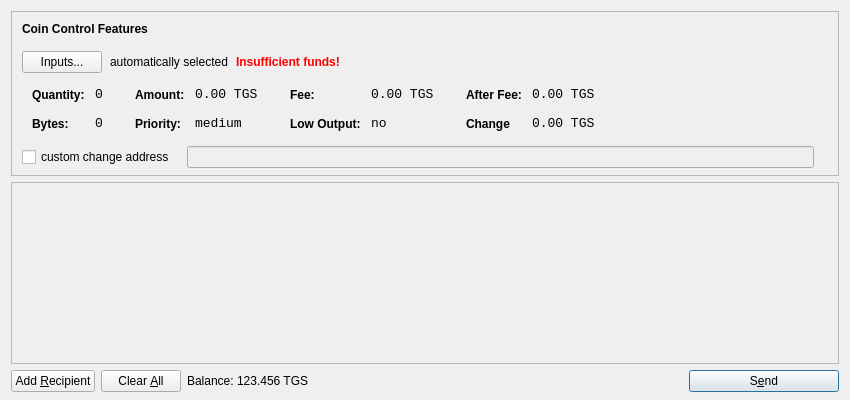
<?xml version="1.0" encoding="UTF-8"?>
<ui version="4.0">
 <class>SendCoinsDialog</class>
 <widget class="QDialog" name="SendCoinsDialog">
  <property name="geometry">
   <rect>
    <x>0</x>
    <y>0</y>
    <width>850</width>
    <height>400</height>
   </rect>
  </property>
  <property name="windowTitle">
   <string>Send Coins</string>
  </property>
  <layout class="QVBoxLayout" name="verticalLayout" stretch="0,1,0">
   <property name="bottomMargin">
    <number>8</number>
   </property>
   <item>
    <widget class="QFrame" name="frameCoinControl">
     <property name="sizePolicy">
      <sizepolicy hsizetype="Expanding" vsizetype="Expanding">
       <horstretch>0</horstretch>
       <verstretch>0</verstretch>
      </sizepolicy>
     </property>
     <property name="maximumSize">
      <size>
       <width>16777215</width>
       <height>16777215</height>
      </size>
     </property>
     <property name="frameShape">
      <enum>QFrame::StyledPanel</enum>
     </property>
     <property name="frameShadow">
      <enum>QFrame::Sunken</enum>
     </property>
     <layout class="QVBoxLayout" name="verticalLayoutCoinControl2">
      <property name="spacing">
       <number>-1</number>
      </property>
      <property name="leftMargin">
       <number>0</number>
      </property>
      <property name="topMargin">
       <number>0</number>
      </property>
      <property name="rightMargin">
       <number>0</number>
      </property>
      <property name="bottomMargin">
       <number>6</number>
      </property>
      <item>
       <layout class="QVBoxLayout" name="verticalLayoutCoinControl" stretch="0,0,0,0,1">
        <property name="spacing">
         <number>0</number>
        </property>
        <property name="leftMargin">
         <number>10</number>
        </property>
        <property name="topMargin">
         <number>10</number>
        </property>
        <item>
         <layout class="QHBoxLayout" name="horizontalLayoutCoinControl1">
          <property name="bottomMargin">
           <number>15</number>
          </property>
          <item>
           <widget class="QLabel" name="labelCoinControlFeatures">
            <property name="sizePolicy">
             <sizepolicy hsizetype="Preferred" vsizetype="Maximum">
              <horstretch>0</horstretch>
              <verstretch>0</verstretch>
             </sizepolicy>
            </property>
            <property name="font">
             <font>
              <weight>75</weight>
              <bold>true</bold>
             </font>
            </property>
            <property name="styleSheet">
             <string notr="true">font-weight:bold;</string>
            </property>
            <property name="text">
             <string>Coin Control Features</string>
            </property>
           </widget>
          </item>
         </layout>
        </item>
        <item>
         <layout class="QHBoxLayout" name="horizontalLayoutCoinControl2" stretch="0,0,0,0">
          <property name="spacing">
           <number>8</number>
          </property>
          <property name="bottomMargin">
           <number>10</number>
          </property>
          <item>
           <widget class="QPushButton" name="pushButtonCoinControl">
            <property name="styleSheet">
             <string notr="true"/>
            </property>
            <property name="text">
             <string>Inputs...</string>
            </property>
           </widget>
          </item>
          <item>
           <widget class="QLabel" name="labelCoinControlAutomaticallySelected">
            <property name="text">
             <string>automatically selected</string>
            </property>
            <property name="margin">
             <number>5</number>
            </property>
           </widget>
          </item>
          <item>
           <widget class="QLabel" name="labelCoinControlInsuffFunds">
            <property name="font">
             <font>
              <weight>75</weight>
              <bold>true</bold>
             </font>
            </property>
            <property name="styleSheet">
             <string notr="true">color:red;font-weight:bold;</string>
            </property>
            <property name="text">
             <string>Insufficient funds!</string>
            </property>
            <property name="margin">
             <number>5</number>
            </property>
           </widget>
          </item>
          <item>
           <spacer name="horizontalSpacerCoinControl">
            <property name="orientation">
             <enum>Qt::Horizontal</enum>
            </property>
            <property name="sizeHint" stdset="0">
             <size>
              <width>40</width>
              <height>1</height>
             </size>
            </property>
           </spacer>
          </item>
         </layout>
        </item>
        <item>
         <widget class="QWidget" name="widgetCoinControl" native="true">
          <property name="sizePolicy">
           <sizepolicy hsizetype="Preferred" vsizetype="Preferred">
            <horstretch>0</horstretch>
            <verstretch>0</verstretch>
           </sizepolicy>
          </property>
          <property name="minimumSize">
           <size>
            <width>0</width>
            <height>0</height>
           </size>
          </property>
          <property name="styleSheet">
           <string notr="true"/>
          </property>
          <layout class="QHBoxLayout" name="horizontalLayoutCoinControl5">
           <property name="margin">
            <number>0</number>
           </property>
           <item>
            <layout class="QHBoxLayout" name="horizontalLayoutCoinControl3" stretch="0,0,0,1">
             <property name="spacing">
              <number>20</number>
             </property>
             <property name="topMargin">
              <number>0</number>
             </property>
             <property name="bottomMargin">
              <number>10</number>
             </property>
             <item>
              <layout class="QFormLayout" name="formLayoutCoinControl1">
               <property name="horizontalSpacing">
                <number>10</number>
               </property>
               <property name="verticalSpacing">
                <number>14</number>
               </property>
               <property name="leftMargin">
                <number>10</number>
               </property>
               <property name="topMargin">
                <number>4</number>
               </property>
               <property name="rightMargin">
                <number>6</number>
               </property>
               <item row="0" column="0">
                <widget class="QLabel" name="labelCoinControlQuantityText">
                 <property name="styleSheet">
                  <string notr="true">font-weight:bold;</string>
                 </property>
                 <property name="text">
                  <string>Quantity:</string>
                 </property>
                 <property name="margin">
                  <number>0</number>
                 </property>
                </widget>
               </item>
               <item row="0" column="1">
                <widget class="QLabel" name="labelCoinControlQuantity">
                 <property name="font">
                  <font>
                   <family>Monospace</family>
                   <pointsize>10</pointsize>
                  </font>
                 </property>
                 <property name="cursor">
                  <cursorShape>IBeamCursor</cursorShape>
                 </property>
                 <property name="contextMenuPolicy">
                  <enum>Qt::ActionsContextMenu</enum>
                 </property>
                 <property name="text">
                  <string>0</string>
                 </property>
                 <property name="margin">
                  <number>0</number>
                 </property>
                 <property name="textInteractionFlags">
                  <set>Qt::LinksAccessibleByMouse|Qt::TextSelectableByKeyboard|Qt::TextSelectableByMouse</set>
                 </property>
                </widget>
               </item>
               <item row="1" column="0">
                <widget class="QLabel" name="labelCoinControlBytesText">
                 <property name="styleSheet">
                  <string notr="true">font-weight:bold;</string>
                 </property>
                 <property name="text">
                  <string>Bytes:</string>
                 </property>
                </widget>
               </item>
               <item row="1" column="1">
                <widget class="QLabel" name="labelCoinControlBytes">
                 <property name="font">
                  <font>
                   <family>Monospace</family>
                   <pointsize>10</pointsize>
                  </font>
                 </property>
                 <property name="cursor">
                  <cursorShape>IBeamCursor</cursorShape>
                 </property>
                 <property name="contextMenuPolicy">
                  <enum>Qt::ActionsContextMenu</enum>
                 </property>
                 <property name="text">
                  <string>0</string>
                 </property>
                 <property name="textInteractionFlags">
                  <set>Qt::LinksAccessibleByMouse|Qt::TextSelectableByKeyboard|Qt::TextSelectableByMouse</set>
                 </property>
                </widget>
               </item>
              </layout>
             </item>
             <item>
              <layout class="QFormLayout" name="formLayoutCoinControl2">
               <property name="horizontalSpacing">
                <number>10</number>
               </property>
               <property name="verticalSpacing">
                <number>14</number>
               </property>
               <property name="leftMargin">
                <number>6</number>
               </property>
               <property name="topMargin">
                <number>4</number>
               </property>
               <property name="rightMargin">
                <number>6</number>
               </property>
               <item row="0" column="0">
                <widget class="QLabel" name="labelCoinControlAmountText">
                 <property name="styleSheet">
                  <string notr="true">font-weight:bold;</string>
                 </property>
                 <property name="text">
                  <string>Amount:</string>
                 </property>
                 <property name="margin">
                  <number>0</number>
                 </property>
                </widget>
               </item>
               <item row="0" column="1">
                <widget class="QLabel" name="labelCoinControlAmount">
                 <property name="font">
                  <font>
                   <family>Monospace</family>
                   <pointsize>10</pointsize>
                  </font>
                 </property>
                 <property name="cursor">
                  <cursorShape>IBeamCursor</cursorShape>
                 </property>
                 <property name="contextMenuPolicy">
                  <enum>Qt::ActionsContextMenu</enum>
                 </property>
                 <property name="text">
                  <string>0.00 TGS</string>
                 </property>
                 <property name="textInteractionFlags">
                  <set>Qt::LinksAccessibleByMouse|Qt::TextSelectableByKeyboard|Qt::TextSelectableByMouse</set>
                 </property>
                </widget>
               </item>
               <item row="1" column="0">
                <widget class="QLabel" name="labelCoinControlPriorityText">
                 <property name="styleSheet">
                  <string notr="true">font-weight:bold;</string>
                 </property>
                 <property name="text">
                  <string>Priority:</string>
                 </property>
                </widget>
               </item>
               <item row="1" column="1">
                <widget class="QLabel" name="labelCoinControlPriority">
                 <property name="font">
                  <font>
                   <family>Monospace</family>
                   <pointsize>10</pointsize>
                  </font>
                 </property>
                 <property name="cursor">
                  <cursorShape>IBeamCursor</cursorShape>
                 </property>
                 <property name="contextMenuPolicy">
                  <enum>Qt::ActionsContextMenu</enum>
                 </property>
                 <property name="text">
                  <string>medium</string>
                 </property>
                 <property name="textInteractionFlags">
                  <set>Qt::LinksAccessibleByMouse|Qt::TextSelectableByKeyboard|Qt::TextSelectableByMouse</set>
                 </property>
                </widget>
               </item>
              </layout>
             </item>
             <item>
              <layout class="QFormLayout" name="formLayoutCoinControl3">
               <property name="horizontalSpacing">
                <number>10</number>
               </property>
               <property name="verticalSpacing">
                <number>14</number>
               </property>
               <property name="leftMargin">
                <number>6</number>
               </property>
               <property name="topMargin">
                <number>4</number>
               </property>
               <property name="rightMargin">
                <number>6</number>
               </property>
               <item row="0" column="0">
                <widget class="QLabel" name="labelCoinControlFeeText">
                 <property name="styleSheet">
                  <string notr="true">font-weight:bold;</string>
                 </property>
                 <property name="text">
                  <string>Fee:</string>
                 </property>
                 <property name="margin">
                  <number>0</number>
                 </property>
                </widget>
               </item>
               <item row="0" column="1">
                <widget class="QLabel" name="labelCoinControlFee">
                 <property name="font">
                  <font>
                   <family>Monospace</family>
                   <pointsize>10</pointsize>
                  </font>
                 </property>
                 <property name="cursor">
                  <cursorShape>IBeamCursor</cursorShape>
                 </property>
                 <property name="contextMenuPolicy">
                  <enum>Qt::ActionsContextMenu</enum>
                 </property>
                 <property name="text">
                  <string>0.00 TGS</string>
                 </property>
                 <property name="textInteractionFlags">
                  <set>Qt::LinksAccessibleByMouse|Qt::TextSelectableByKeyboard|Qt::TextSelectableByMouse</set>
                 </property>
                </widget>
               </item>
               <item row="1" column="0">
                <widget class="QLabel" name="labelCoinControlLowOutputText">
                 <property name="styleSheet">
                  <string notr="true">font-weight:bold;</string>
                 </property>
                 <property name="text">
                  <string>Low Output:</string>
                 </property>
                </widget>
               </item>
               <item row="1" column="1">
                <widget class="QLabel" name="labelCoinControlLowOutput">
                 <property name="font">
                  <font>
                   <family>Monospace</family>
                   <pointsize>10</pointsize>
                  </font>
                 </property>
                 <property name="cursor">
                  <cursorShape>IBeamCursor</cursorShape>
                 </property>
                 <property name="contextMenuPolicy">
                  <enum>Qt::ActionsContextMenu</enum>
                 </property>
                 <property name="text">
                  <string>no</string>
                 </property>
                 <property name="textInteractionFlags">
                  <set>Qt::LinksAccessibleByMouse|Qt::TextSelectableByKeyboard|Qt::TextSelectableByMouse</set>
                 </property>
                </widget>
               </item>
              </layout>
             </item>
             <item>
              <layout class="QFormLayout" name="formLayoutCoinControl4">
               <property name="horizontalSpacing">
                <number>10</number>
               </property>
               <property name="verticalSpacing">
                <number>14</number>
               </property>
               <property name="leftMargin">
                <number>6</number>
               </property>
               <property name="topMargin">
                <number>4</number>
               </property>
               <property name="rightMargin">
                <number>6</number>
               </property>
               <item row="0" column="0">
                <widget class="QLabel" name="labelCoinControlAfterFeeText">
                 <property name="styleSheet">
                  <string notr="true">font-weight:bold;</string>
                 </property>
                 <property name="text">
                  <string>After Fee:</string>
                 </property>
                 <property name="margin">
                  <number>0</number>
                 </property>
                </widget>
               </item>
               <item row="0" column="1">
                <widget class="QLabel" name="labelCoinControlAfterFee">
                 <property name="font">
                  <font>
                   <family>Monospace</family>
                   <pointsize>10</pointsize>
                  </font>
                 </property>
                 <property name="cursor">
                  <cursorShape>IBeamCursor</cursorShape>
                 </property>
                 <property name="contextMenuPolicy">
                  <enum>Qt::ActionsContextMenu</enum>
                 </property>
                 <property name="text">
                  <string>0.00 TGS</string>
                 </property>
                 <property name="textInteractionFlags">
                  <set>Qt::LinksAccessibleByMouse|Qt::TextSelectableByKeyboard|Qt::TextSelectableByMouse</set>
                 </property>
                </widget>
               </item>
               <item row="1" column="0">
                <widget class="QLabel" name="labelCoinControlChangeText">
                 <property name="styleSheet">
                  <string notr="true">font-weight:bold;</string>
                 </property>
                 <property name="text">
                  <string>Change</string>
                 </property>
                </widget>
               </item>
               <item row="1" column="1">
                <widget class="QLabel" name="labelCoinControlChange">
                 <property name="font">
                  <font>
                   <family>Monospace</family>
                   <pointsize>10</pointsize>
                  </font>
                 </property>
                 <property name="cursor">
                  <cursorShape>IBeamCursor</cursorShape>
                 </property>
                 <property name="contextMenuPolicy">
                  <enum>Qt::ActionsContextMenu</enum>
                 </property>
                 <property name="text">
                  <string>0.00 TGS</string>
                 </property>
                 <property name="textInteractionFlags">
                  <set>Qt::LinksAccessibleByMouse|Qt::TextSelectableByKeyboard|Qt::TextSelectableByMouse</set>
                 </property>
                </widget>
               </item>
              </layout>
             </item>
            </layout>
           </item>
          </layout>
         </widget>
        </item>
        <item>
         <layout class="QHBoxLayout" name="horizontalLayoutCoinControl4" stretch="0,0,0">
          <property name="spacing">
           <number>12</number>
          </property>
          <property name="sizeConstraint">
           <enum>QLayout::SetDefaultConstraint</enum>
          </property>
          <property name="topMargin">
           <number>5</number>
          </property>
          <property name="rightMargin">
           <number>5</number>
          </property>
          <item>
           <widget class="QCheckBox" name="checkBoxCoinControlChange">
            <property name="text">
             <string>custom change address</string>
            </property>
           </widget>
          </item>
          <item>
           <widget class="QLineEdit" name="lineEditCoinControlChange">
            <property name="enabled">
             <bool>false</bool>
            </property>
            <property name="sizePolicy">
             <sizepolicy hsizetype="Expanding" vsizetype="Fixed">
              <horstretch>0</horstretch>
              <verstretch>0</verstretch>
             </sizepolicy>
            </property>
           </widget>
          </item>
          <item>
           <widget class="QLabel" name="labelCoinControlChangeLabel">
            <property name="sizePolicy">
             <sizepolicy hsizetype="Preferred" vsizetype="Expanding">
              <horstretch>0</horstretch>
              <verstretch>0</verstretch>
             </sizepolicy>
            </property>
            <property name="minimumSize">
             <size>
              <width>0</width>
              <height>0</height>
             </size>
            </property>
            <property name="text">
             <string/>
            </property>
            <property name="margin">
             <number>3</number>
            </property>
           </widget>
          </item>
         </layout>
        </item>
        <item>
         <spacer name="verticalSpacerCoinControl">
          <property name="orientation">
           <enum>Qt::Vertical</enum>
          </property>
          <property name="sizeHint" stdset="0">
           <size>
            <width>800</width>
            <height>1</height>
           </size>
          </property>
         </spacer>
        </item>
       </layout>
      </item>
     </layout>
    </widget>
   </item>
   <item>
    <widget class="QScrollArea" name="scrollArea">
     <property name="widgetResizable">
      <bool>true</bool>
     </property>
     <widget class="QWidget" name="scrollAreaWidgetContents">
      <property name="geometry">
       <rect>
        <x>0</x>
        <y>0</y>
        <width>830</width>
        <height>165</height>
       </rect>
      </property>
      <layout class="QVBoxLayout" name="verticalLayout_2">
       <property name="margin">
        <number>0</number>
       </property>
       <item>
        <layout class="QVBoxLayout" name="entries">
         <property name="spacing">
          <number>6</number>
         </property>
        </layout>
       </item>
       <item>
        <spacer name="verticalSpacer">
         <property name="orientation">
          <enum>Qt::Vertical</enum>
         </property>
         <property name="sizeHint" stdset="0">
          <size>
           <width>20</width>
           <height>40</height>
          </size>
         </property>
        </spacer>
       </item>
      </layout>
     </widget>
    </widget>
   </item>
   <item>
    <layout class="QHBoxLayout" name="horizontalLayout">
     <item>
      <widget class="QPushButton" name="addButton">
       <property name="toolTip">
        <string>Send to multiple recipients at once</string>
       </property>
       <property name="text">
        <string>Add &amp;Recipient</string>
       </property>
       <property name="icon">
        <iconset resource="../bitcoin.qrc">
         <normaloff>:/icons/add</normaloff>:/icons/add</iconset>
       </property>
       <property name="autoDefault">
        <bool>false</bool>
       </property>
      </widget>
     </item>
     <item>
      <widget class="QPushButton" name="clearButton">
       <property name="sizePolicy">
        <sizepolicy hsizetype="Minimum" vsizetype="Fixed">
         <horstretch>0</horstretch>
         <verstretch>0</verstretch>
        </sizepolicy>
       </property>
       <property name="toolTip">
        <string>Remove all transaction fields</string>
       </property>
       <property name="text">
        <string>Clear &amp;All</string>
       </property>
       <property name="icon">
        <iconset resource="../bitcoin.qrc">
         <normaloff>:/icons/remove</normaloff>:/icons/remove</iconset>
       </property>
       <property name="autoRepeatDelay">
        <number>300</number>
       </property>
       <property name="autoDefault">
        <bool>false</bool>
       </property>
      </widget>
     </item>
     <item>
      <layout class="QHBoxLayout" name="horizontalLayout_2">
       <property name="spacing">
        <number>3</number>
       </property>
       <item>
        <widget class="QLabel" name="label">
         <property name="sizePolicy">
          <sizepolicy hsizetype="Preferred" vsizetype="Fixed">
           <horstretch>0</horstretch>
           <verstretch>0</verstretch>
          </sizepolicy>
         </property>
         <property name="text">
          <string>Balance:</string>
         </property>
        </widget>
       </item>
       <item>
        <widget class="QLabel" name="labelBalance">
         <property name="sizePolicy">
          <sizepolicy hsizetype="Preferred" vsizetype="Fixed">
           <horstretch>0</horstretch>
           <verstretch>0</verstretch>
          </sizepolicy>
         </property>
         <property name="cursor">
          <cursorShape>IBeamCursor</cursorShape>
         </property>
         <property name="text">
          <string>123.456 TGS</string>
         </property>
         <property name="textInteractionFlags">
          <set>Qt::LinksAccessibleByMouse|Qt::TextSelectableByKeyboard|Qt::TextSelectableByMouse</set>
         </property>
        </widget>
       </item>
      </layout>
     </item>
     <item>
      <spacer name="horizontalSpacer">
       <property name="orientation">
        <enum>Qt::Horizontal</enum>
       </property>
       <property name="sizeHint" stdset="0">
        <size>
         <width>40</width>
         <height>20</height>
        </size>
       </property>
      </spacer>
     </item>
     <item>
      <widget class="QPushButton" name="sendButton">
       <property name="minimumSize">
        <size>
         <width>150</width>
         <height>0</height>
        </size>
       </property>
       <property name="toolTip">
        <string>Confirm the send action</string>
       </property>
       <property name="text">
        <string>S&amp;end</string>
       </property>
       <property name="icon">
        <iconset resource="../bitcoin.qrc">
         <normaloff>:/icons/send</normaloff>:/icons/send</iconset>
       </property>
       <property name="default">
        <bool>true</bool>
       </property>
      </widget>
     </item>
    </layout>
   </item>
  </layout>
 </widget>
 <resources>
  <include location="../bitcoin.qrc"/>
 </resources>
 <connections/>
</ui>
